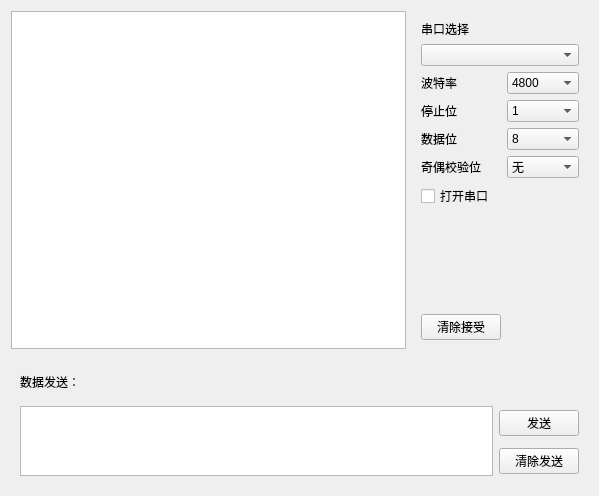
<?xml version="1.0" encoding="UTF-8"?>
<ui version="4.0">
 <class>Stu_AccessPort</class>
 <widget class="QWidget" name="Stu_AccessPort">
  <property name="geometry">
   <rect>
    <x>0</x>
    <y>0</y>
    <width>599</width>
    <height>496</height>
   </rect>
  </property>
  <property name="windowTitle">
   <string>Form</string>
  </property>
  <layout class="QGridLayout" name="gridLayout_3">
   <item row="0" column="0">
    <widget class="QPlainTextEdit" name="plainTextEdit_receiveDisplay">
     <property name="readOnly">
      <bool>true</bool>
     </property>
    </widget>
   </item>
   <item row="0" column="1">
    <widget class="QWidget" name="widget" native="true">
     <layout class="QGridLayout" name="gridLayout">
      <item row="2" column="0">
       <widget class="QLabel" name="label_baudRate">
        <property name="text">
         <string>波特率</string>
        </property>
       </widget>
      </item>
      <item row="8" column="0">
       <widget class="QPushButton" name="pushButton_clearReceive">
        <property name="sizePolicy">
         <sizepolicy hsizetype="Minimum" vsizetype="Fixed">
          <horstretch>0</horstretch>
          <verstretch>10</verstretch>
         </sizepolicy>
        </property>
        <property name="text">
         <string>清除接受</string>
        </property>
       </widget>
      </item>
      <item row="4" column="1">
       <widget class="QComboBox" name="comboBox_dataBits">
        <item>
         <property name="text">
          <string>8</string>
         </property>
        </item>
        <item>
         <property name="text">
          <string>7</string>
         </property>
        </item>
        <item>
         <property name="text">
          <string>6</string>
         </property>
        </item>
        <item>
         <property name="text">
          <string>5</string>
         </property>
        </item>
       </widget>
      </item>
      <item row="7" column="0">
       <spacer name="verticalSpacer">
        <property name="orientation">
         <enum>Qt::Vertical</enum>
        </property>
        <property name="sizeType">
         <enum>QSizePolicy::Fixed</enum>
        </property>
        <property name="sizeHint" stdset="0">
         <size>
          <width>20</width>
          <height>100</height>
         </size>
        </property>
       </spacer>
      </item>
      <item row="3" column="1">
       <widget class="QComboBox" name="comboBox_stopBits">
        <item>
         <property name="text">
          <string>1</string>
         </property>
        </item>
        <item>
         <property name="text">
          <string>1.5</string>
         </property>
        </item>
        <item>
         <property name="text">
          <string>2</string>
         </property>
        </item>
       </widget>
      </item>
      <item row="5" column="1">
       <widget class="QComboBox" name="comboBox_parity">
        <item>
         <property name="text">
          <string>无</string>
         </property>
        </item>
        <item>
         <property name="text">
          <string>奇检验</string>
         </property>
        </item>
        <item>
         <property name="text">
          <string>偶校验</string>
         </property>
        </item>
       </widget>
      </item>
      <item row="2" column="1">
       <widget class="QComboBox" name="comboBox_baudRate">
        <property name="currentText">
         <string>4800</string>
        </property>
        <property name="currentIndex">
         <number>2</number>
        </property>
        <item>
         <property name="text">
          <string>1200</string>
         </property>
        </item>
        <item>
         <property name="text">
          <string>2400</string>
         </property>
        </item>
        <item>
         <property name="text">
          <string>4800</string>
         </property>
        </item>
        <item>
         <property name="text">
          <string>9600</string>
         </property>
        </item>
        <item>
         <property name="text">
          <string>19200</string>
         </property>
        </item>
        <item>
         <property name="text">
          <string>38400</string>
         </property>
        </item>
        <item>
         <property name="text">
          <string>57600</string>
         </property>
        </item>
        <item>
         <property name="text">
          <string>115200</string>
         </property>
        </item>
       </widget>
      </item>
      <item row="4" column="0">
       <widget class="QLabel" name="label_dataBits">
        <property name="text">
         <string>数据位</string>
        </property>
       </widget>
      </item>
      <item row="6" column="0">
       <widget class="QCheckBox" name="checkBox_openSerial">
        <property name="text">
         <string>打开串口</string>
        </property>
        <property name="checked">
         <bool>false</bool>
        </property>
       </widget>
      </item>
      <item row="3" column="0">
       <widget class="QLabel" name="label_stopBits">
        <property name="text">
         <string>停止位</string>
        </property>
       </widget>
      </item>
      <item row="0" column="0">
       <widget class="QLabel" name="label_baudRate_2">
        <property name="sizePolicy">
         <sizepolicy hsizetype="Fixed" vsizetype="Fixed">
          <horstretch>0</horstretch>
          <verstretch>0</verstretch>
         </sizepolicy>
        </property>
        <property name="text">
         <string>串口选择</string>
        </property>
       </widget>
      </item>
      <item row="1" column="0" colspan="2">
       <widget class="QComboBox" name="comboBox_serialSelect">
        <property name="currentIndex">
         <number>-1</number>
        </property>
       </widget>
      </item>
      <item row="5" column="0">
       <widget class="QLabel" name="label_parity">
        <property name="text">
         <string>奇偶校验位</string>
        </property>
       </widget>
      </item>
     </layout>
    </widget>
   </item>
   <item row="1" column="0" colspan="2">
    <widget class="QWidget" name="widget_2" native="true">
     <property name="sizePolicy">
      <sizepolicy hsizetype="Preferred" vsizetype="Preferred">
       <horstretch>0</horstretch>
       <verstretch>1</verstretch>
      </sizepolicy>
     </property>
     <layout class="QGridLayout" name="gridLayout_2">
      <item row="1" column="0" rowspan="2">
       <widget class="QPlainTextEdit" name="plainTextEdit_singleSend"/>
      </item>
      <item row="1" column="1">
       <widget class="QPushButton" name="pushButton_send">
        <property name="sizePolicy">
         <sizepolicy hsizetype="Fixed" vsizetype="Fixed">
          <horstretch>0</horstretch>
          <verstretch>0</verstretch>
         </sizepolicy>
        </property>
        <property name="text">
         <string>发送</string>
        </property>
       </widget>
      </item>
      <item row="2" column="1">
       <widget class="QPushButton" name="pushButton_clearSend">
        <property name="sizePolicy">
         <sizepolicy hsizetype="Fixed" vsizetype="Fixed">
          <horstretch>0</horstretch>
          <verstretch>0</verstretch>
         </sizepolicy>
        </property>
        <property name="text">
         <string>清除发送</string>
        </property>
       </widget>
      </item>
      <item row="0" column="0">
       <widget class="QLabel" name="label">
        <property name="text">
         <string>数据发送：</string>
        </property>
       </widget>
      </item>
     </layout>
    </widget>
   </item>
  </layout>
 </widget>
 <resources/>
 <connections/>
</ui>
